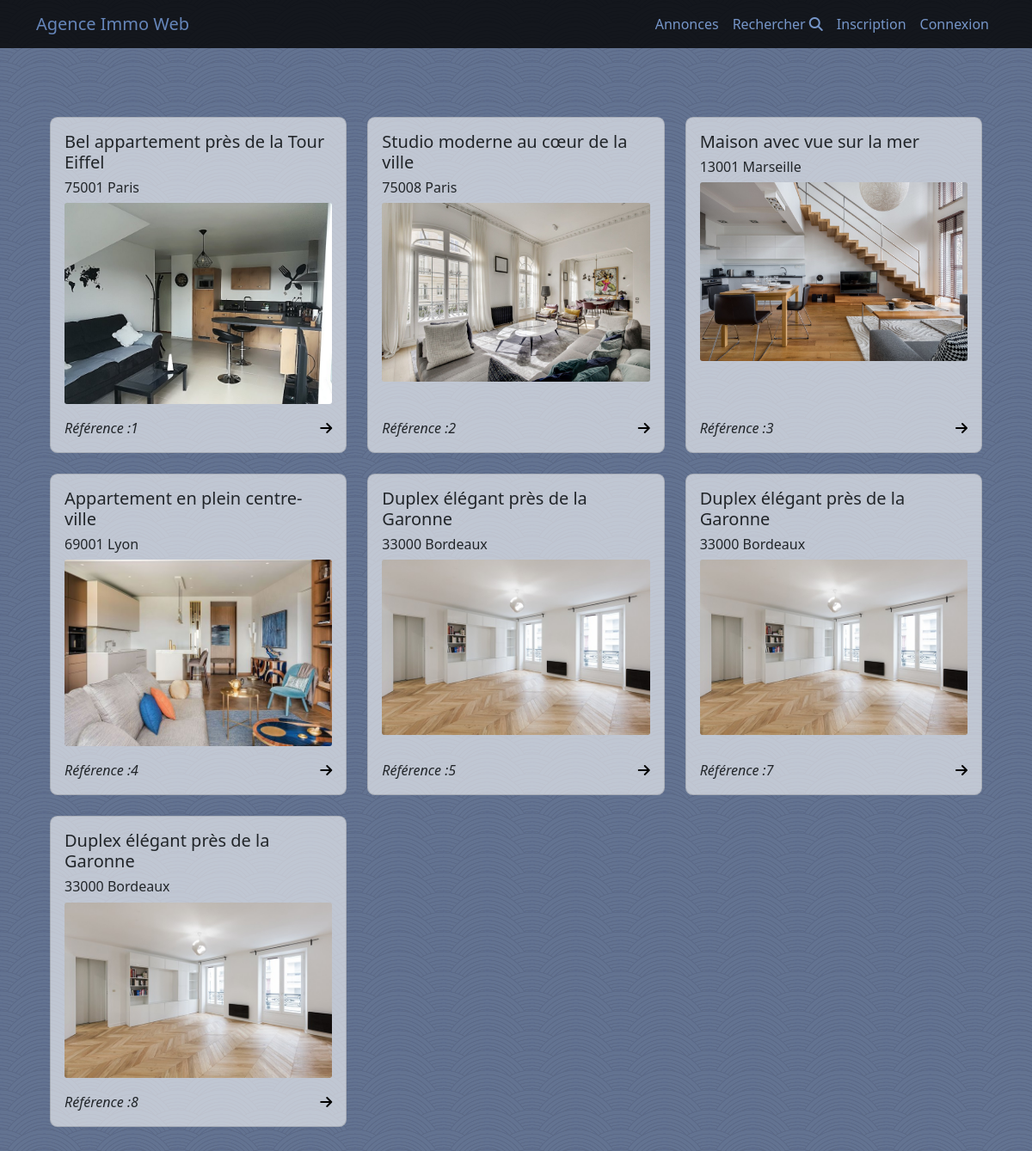
Before: / with the older database file.
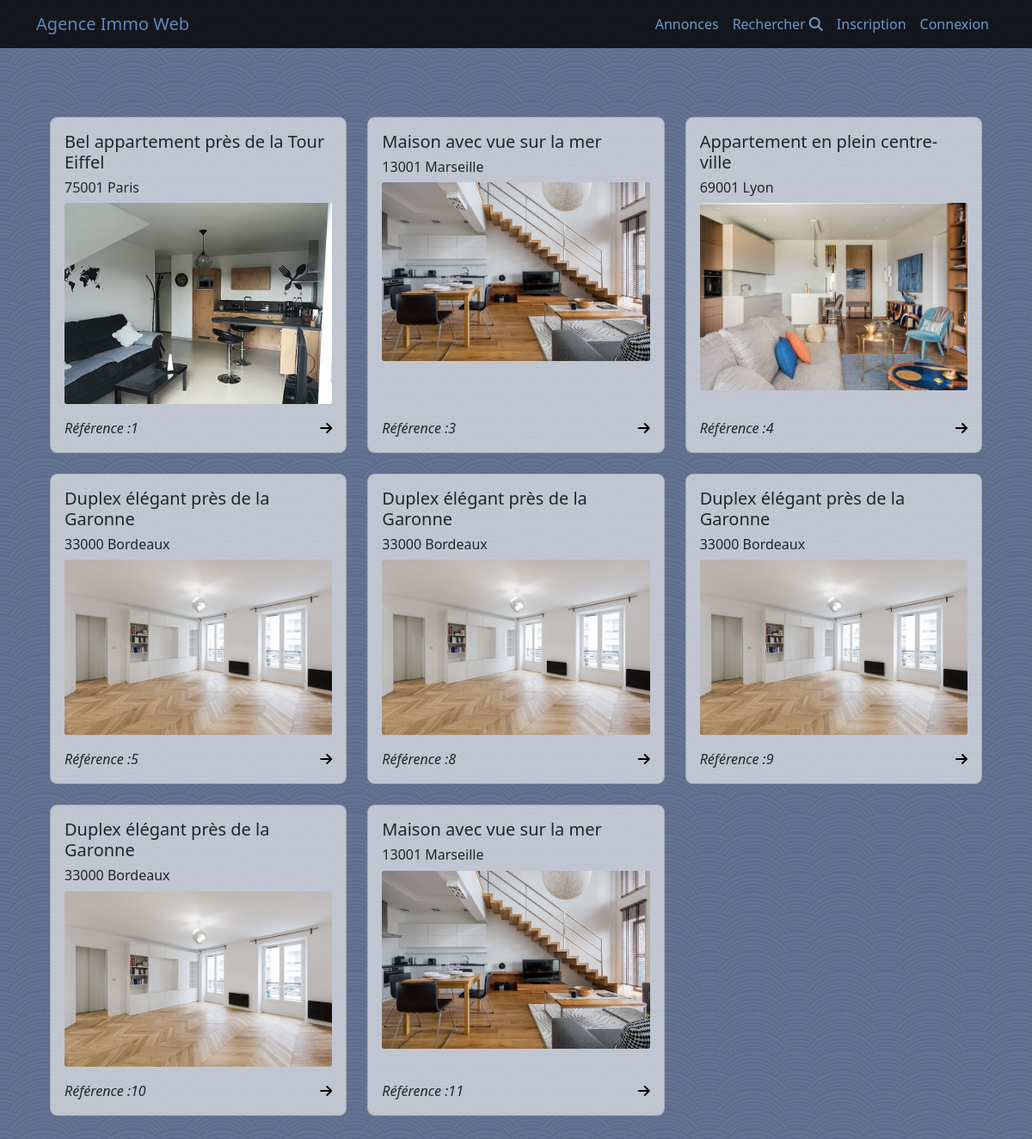
After: the same page with the newer database file.
### tables this page shows
CREATE TABLE IF NOT EXISTS `disponibilite` (
  `id` int NOT NULL AUTO_INCREMENT,
  `dateDebut` date NOT NULL,
  `dateFin` date NOT NULL,
  `idLogement` int NOT NULL,
  `tarif` decimal(10,0) NOT NULL,
  `valide` tinyint(1) NOT NULL,
  `derive` int DEFAULT NULL,
  PRIMARY KEY (`id`),
  KEY `idLogement` (`idLogement`)
);

CREATE TABLE IF NOT EXISTS `logement` (
  `id` int NOT NULL AUTO_INCREMENT,
  `rue` varchar(200) NOT NULL,
  `codePostal` varchar(10) NOT NULL,
  `ville` varchar(150) NOT NULL,
  `description` varchar(255) NOT NULL,
  `idProprietaire` int DEFAULT NULL,
  PRIMARY KEY (`id`),
  KEY `Logement_Utilisateur_FK` (`idProprietaire`)
);

### control/controleur.php (called while the page is built, shortened)
<?php
class Controleur
{
    public function accueil($message = null)
    {
        $lesAnnonces = (new annonce)->recupererAnnonces(0, 5);
        (new vue)->accueil($lesAnnonces, $message);
    }
}
?>

### model/annonce.php (called while the page is built, shortened)
<?php
class annonce
{
    private $pdo;
    public function __construct()
    {
        $config = parse_ini_file("config.ini");
        try {
            $this->pdo = new \PDO("mysql:host=" . $config["host"] . ";dbname=" . $config["database"] . ";charset=utf8", $config["user"], $config["password"]);
        } catch (Exception $e) {
            echo $e->getMessage();
        }
    }
    public function recupererAnnonces($nb1 = null, $nb2 = null)
    {
        $sql = "SELECT disponibilite.id AS id, rue, codePostal, ville, description, idProprietaire, COUNT(Piece.id) AS nbPieces, SUM(surface) AS surfaceTotal, Photo.lien AS lienPhoto
                FROM Logement
                INNER JOIN Piece ON Logement.id = Piece.idLogement
                INNER JOIN Photo ON Logement.id = Photo.idLogement
                INNER JOIN disponibilite ON Logement.id = disponibilite.idLogement
                WHERE valide = 1
                GROUP BY disponibilite.id ";
        $req = $this->pdo->prepare($sql);
        $res = $req->execute();
        $lesAnnonces = $req->fetchAll();
        return $lesAnnonces;
    }
}

### view/vue.php (the view, shortened to what the changed rows need)
<?php
class Vue {
  public function entete() {
    echo '
        <!DOCTYPE html>
        <html lang="en">
        <head>
            <meta charset="UTF-8">
            <meta http-equiv="X-UA-Compatible" content="IE=edge">
            <meta name="viewport" content="width=device-width, initial-scale=1.0">
            <link href="css/bootstrap.css" rel="stylesheet">
            <style>
                body {
                    background-image: url("view/image-4o0ualio.png");
                    background-repeat: repeat;
                }
                .text-noir {
                  color: black;
                }
                .btn-text-color {
                  margin-top: 10%;
                  background-color : transparent;
                  color: #7696c9;
                  border : none;
                }
            </style>
            <title>Document</title>
        </head>
        <body>
          <nav class="navbar navbar-expand-lg navbar-dark bg-dark fixed-top">
            <div class="container">
              <a class="navbar-brand" href="index.php">Agence Immo Web</a>
              <div class="collapse navbar-collapse" id="navbarNav">
                <ul class="navbar-nav ms-auto">
                  <li class="nav-item">
                    <a class="nav-link" href="index.php?action=annonce">Annonces</a>
                  </li>
                  <li class="nav-item">
                    <a class="nav-link" href="index.php?action=recherche">Rechercher <i class="fa-solid fa-magnifying-glass"></i></a>
                  </li>';
                  echo '
                </ul>
              </div>
            </div>
          </nav>';
  }
  public function accueil($lesAnnonces, $message = null) {
    $this->entete();
    echo '
              <div class="container d-flex justify-content-center main-content">
                <div class="container-fluid bg-transparent my-4 p-3" style="position: relative;">
                  <div class="row">';
    foreach($lesAnnonces as $annonce) {
      echo '
                        <div class="col-md-4 mb-4">
                          <div class="card carte h-100">
                            <div class="card-body">
                              <h5 class="card-text">'.$annonce["description"].'</h5>
                              <h6 class="card-text">'.$annonce["codePostal"]." ".$annonce["ville"].'</h6>
                              <img class="card-img img-fluid" src="./images/'.$annonce["lienPhoto"].'">
                            </div>
                            <div class="mx-3 mb-3">
                              <i>Référence :'.$annonce["id"].'</i>
                              <a class="float-end" href="index.php?action=demandeReservation&id='.$annonce["id"].'">
                                <i class="fa-solid fa-arrow-right text-noir"></i>
                              </a>
                            </div>
                          </div>
                        </div>';
        }
        echo '</div></div></div>';
        $this->fin();
    }
  public function fin() {
    echo "
      </body>
      <script src='https://unpkg.com/@popperjs/core@2.11.6/dist/umd/popper.min.js'></script>
      <script src='https://cdn.jsdelivr.net/npm/bootstrap@5.0.2/dist/js/bootstrap.min.js'></script>
      <script src='https://kit.fontawesome.com/18d92584e8.js'></script>
      </html>";
  }
}
?>

Changed rows visible on the page:
no longer on this page (row edited): disponibilite: idLogement.description "Studio moderne au cœur de la ville", idLogement.codePostal "75008", idLogement.ville "Paris", shows a picture, id "2"
no longer on this page (row edited): disponibilite: idLogement.description "Duplex élégant près de la Garonne", idLogement.codePostal "33000", idLogement.ville "Bordeaux", id "7"
added disponibilite: idLogement.description "Duplex élégant près de la Garonne", idLogement.codePostal "33000", idLogement.ville "Bordeaux", id "9"
added disponibilite: idLogement.description "Duplex élégant près de la Garonne", idLogement.codePostal "33000", idLogement.ville "Bordeaux", id "10"
added disponibilite: idLogement.description "Maison avec vue sur la mer", idLogement.codePostal "13001", idLogement.ville "Marseille", id "11"
